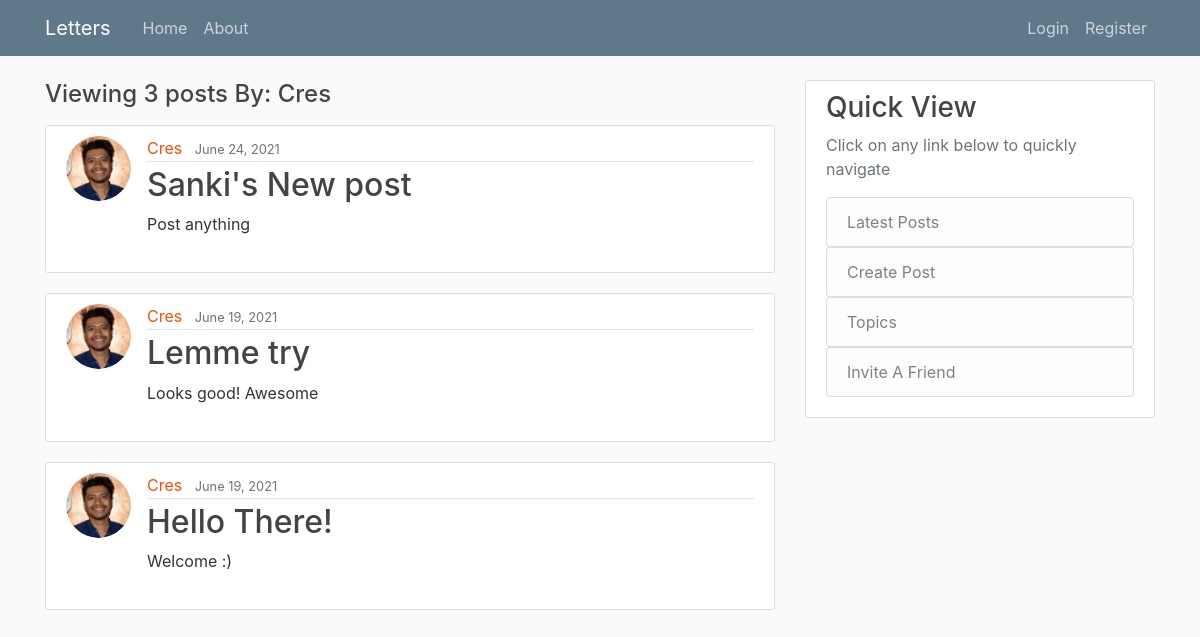
The page /user/Cres on the database as committed earlier.
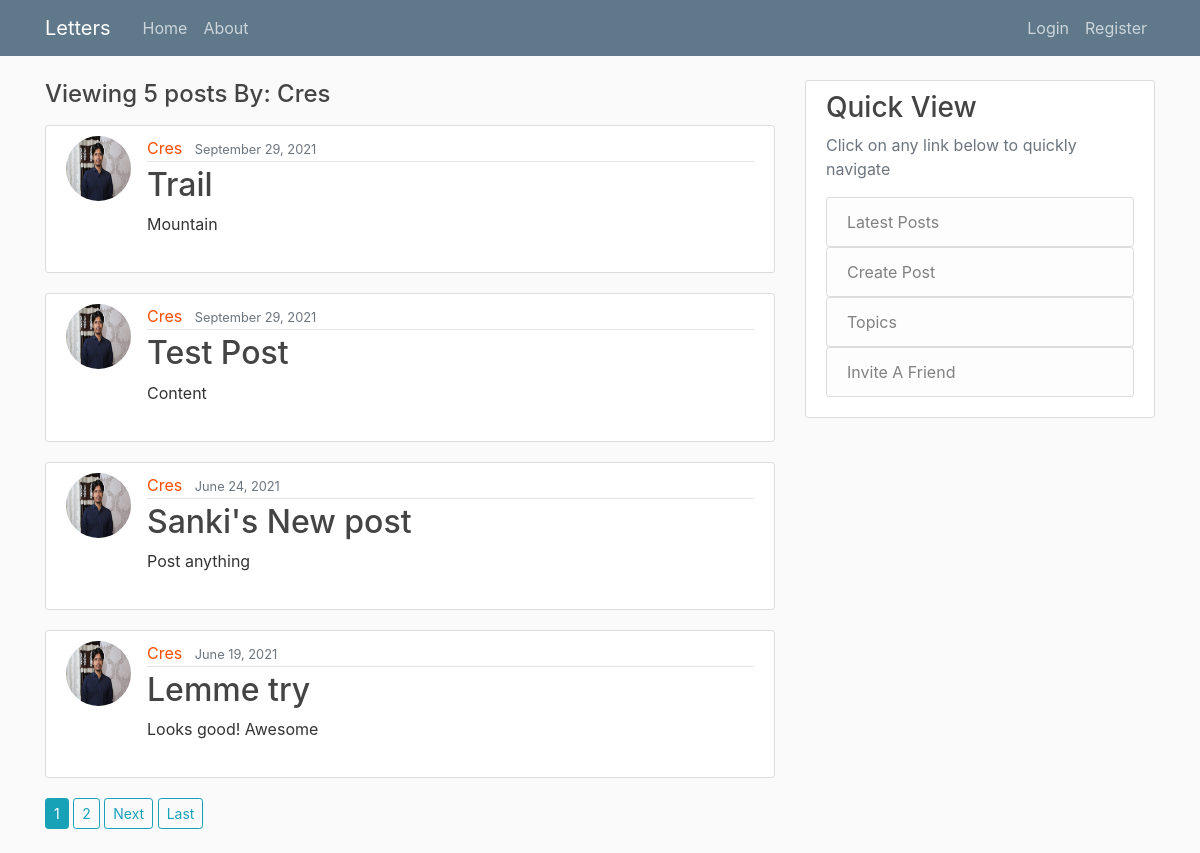
The same page on the database as committed later.
### blog/models.py (models this page shows, shortened)
class Post(models.Model):
    title = models.CharField(max_length=100)
    content = models.TextField()
    date_posted = models.DateTimeField(default=timezone.now)
    author = models.ForeignKey(User, on_delete=models.CASCADE)

### users/models.py (models this page shows, shortened)
class Profile(models.Model):
    user = models.OneToOneField(User, on_delete=models.CASCADE)
    image = models.ImageField(default='default.jpg', upload_to='profile_pics')
    dob = models.CharField(default='', max_length=10, null=True)
    first_name = models.TextField(default='')
    last_name = models.TextField(default='')

### blog/views.py (the view)
# urls.py: path('user/<str:username>', UserPostListView.as_view(), name='user-posts'),
class UserPostListView(ListView):
    model = Post
    template_name = 'blog/user_posts.html'  # <app>/<model>_<view_type>.html
    context_object_name = 'posts'
    paginate_by = 4
    def get_queryset(self):
        user = get_object_or_404(User, username=self.kwargs.get('username'))
        return Post.objects.filter(author=user).order_by('-date_posted')

### blog/templates/blog/user_posts.html (shortened to what this page needs)
{% extends "blog/base.html" %}
{% block content %}
    <h4 class="mb-3">Viewing {{ page_obj.paginator.count }} posts By: {{ view.kwargs.username }}</h4>
    {% for post in posts %}
        <article class="media content-section">
            <a href="{% url 'profile' %}"><img class="rounded-circle article-img" src="{{ post.author.profile.image.url }}"></a>
          <div class="media-body">
            <div class="article-metadata">
              <a class="mr-2" href="{% url 'user-posts' post.author.username %}">{{ post.author }}</a>
              <small class="text-muted">{{ post.date_posted|date:"F d, Y" }}</small>
            </div>
            <h2><a class="article-title" href="{% url 'post-detail' post.id %}">{{ post.title }}</a></h2>
              {% with post.content|length as string_length %}
                {% if string_length >= 200 %}
                    <p class="article-content">{{ post.content|linebreaksbr|truncatewords:50}}</p>
                    <a class="view-more" href="{% url 'post-detail' post.id %}">view more</a>
                {% else %}
                    <p class="article-content">{{ post.content }}</p>
                {% endif %}
              {% endwith %}
          </div>
        </article>
    {% endfor %}
    {% if is_paginated %}
        {% for num in page_obj.paginator.page_range %}
            {% if page_obj.number == num %}
                <a href="?page={{ num }}" class="btn btn-sm btn-info mb-4">{{ num }}</a>
            {% elif num > page_obj.number|add:-3 and num < page_obj.number|add:3 %}
                <a href="?page={{ num }}" class="btn btn-sm btn-outline-info mb-4">{{ num }}</a>
            {% endif %}
        {% endfor %}
        {% if page_obj.has_next %}
            <a href="?page={{ page_obj.next_page_number }}" class="btn btn-sm btn-outline-info mb-4">Next</a>
            <a href="?page={{ page_obj.paginator.num_pages }}" class="btn btn-sm btn-outline-info mb-4">Last</a>
        {% endif %}
    {% endif %}
{% endblock content %}

Rows that differ between the two databases and show on the page:
no longer on this page (row unchanged): Post: author.profile.image (picture), author "Cres", date_posted "June 19, 2021", title "Hello There!", content "Welcome :)"
added Post: author.profile.image (picture), author "Cres", date_posted "September 29, 2021", title "Trail", content "Mountain"
added Post: author.profile.image (picture), author "Cres", date_posted "September 29, 2021", title "Test Post", content "Content"
changed through a linked row, Post "Sanki's New post": author.profile.image: a different picture
changed through a linked row, Post "Lemme try": author.profile.image: a different picture
Other text that changed with them:
{{ page_obj.paginator.count }}: "3" → "5"
new list line: "1"
new list line: "2"
text now shown: "Next Last"
